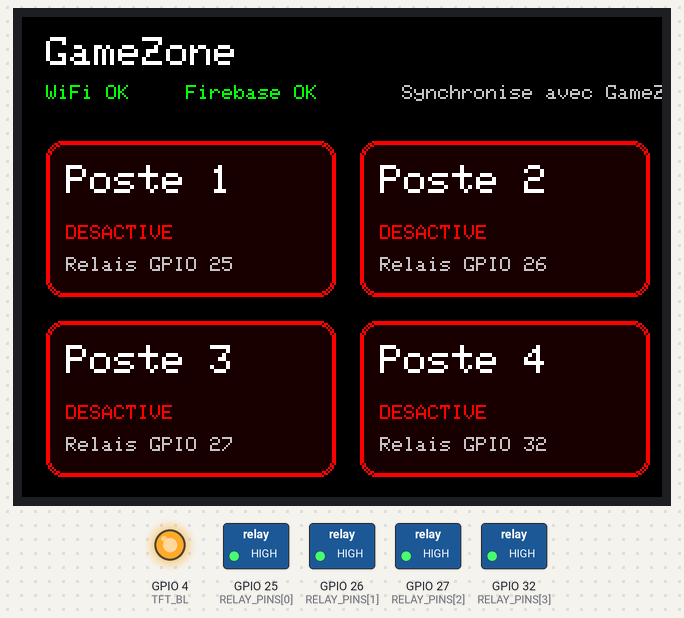
A sketch run on a simulated ESP32. Parts: 320×240 colour display, switched loads named in the sketch (green lamp = pin HIGH), output pins drawn as LEDs (lit = HIGH). WiFi joins after 1.5 s; servers stay silent unless stated; the local clock reads 2024-03-15 10:24:30 at power-on unless the sketch sets it; what the sketch prints to the serial monitor is not drawn.

Above: at 2.6 s.

The sketch:

esp32_gamezone_controller.ino
```cpp
/*
  GameZone ESP32 Controller

  Materiel cible:
  - ESP32 DevKit
  - Ecran TFT SPI 2.4 pouces 240x320, controleur ILI9341
  - Module 4 relais

  Bibliotheques Arduino IDE a installer:
  - Firebase ESP Client by Mobizt
  - Adafruit GFX Library
  - Adafruit ILI9341

  Chemin Firebase lu:
  /esp32_devices/station_1
  /esp32_devices/station_2
  /esp32_devices/station_3
  /esp32_devices/station_4

  Etats attendus depuis l'application:
  - state = "occupe" -> relais ON, carreau vert
  - state = "libre" / "en_pause" / "maintenance" -> relais OFF, carreau rouge/orange/gris
*/

#include <WiFi.h>
#include <Firebase_ESP_Client.h>
#include <Adafruit_GFX.h>
#include <Adafruit_ILI9341.h>
#include <time.h>

#include "addons/TokenHelper.h"
#include "addons/RTDBHelper.h"

// A remplacer avant le televersement.
#define WIFI_SSID "AQUOS sense3 plus"
#define WIFI_PASSWORD "123456789"

// Projet Firebase GameZone.
#define API_KEY "AIzaSyC5-sa_qW139kS6q3yBgdqmmQSQIgoRxr8"
#define DATABASE_URL "https://gamezone-108f6-default-rtdb.europe-west1.firebasedatabase.app"

// Compte autorise par les regles Firebase actuelles.
#define USER_EMAIL "admin@gmail.com"
#define USER_PASSWORD "admin123"

// TFT ILI9341 sur bus VSPI de l'ESP32.
// SCK = GPIO18, MOSI = GPIO23, MISO = GPIO19.
#define TFT_CS 5
#define TFT_DC 16
#define TFT_RST 17
#define TFT_BL 4

// Relais. La plupart des modules relais sont actifs a LOW.
// Mets RELAY_ACTIVE_LOW a false si ton module s'active avec HIGH.
const bool RELAY_ACTIVE_LOW = true;
const int RELAY_PINS[4] = {25, 26, 27, 32};

const int STATION_IDS[4] = {1, 2, 3, 4};
const char* DEFAULT_NAMES[4] = {"Poste 1", "Poste 2", "Poste 3", "Poste 4"};

FirebaseData fbdo;
FirebaseAuth auth;
FirebaseConfig config;
Adafruit_ILI9341 tft(TFT_CS, TFT_DC, TFT_RST);

struct StationState {
  String name;
  String state;
  String command;
  bool relayOn;
};

StationState stations[4];
unsigned long lastPollAt = 0;
unsigned long lastHeartbeatAt = 0;
bool screenDirty = true;

void setup() {
  Serial.begin(115200);
  delay(300);

  setupRelays();
  setupScreen();
  connectWifi();
  setupFirebase();
  initStationState();

  drawDashboard("Connexion Firebase...");
}

void loop() {
  if (WiFi.status() != WL_CONNECTED) {
    connectWifi();
    screenDirty = true;
  }

  if (Firebase.ready()) {
    const unsigned long now = millis();
    if (now - lastPollAt >= 300) {
      lastPollAt = now;
      readStationsFromFirebase();
    }

    if (now - lastHeartbeatAt >= 15000) {
      lastHeartbeatAt = now;
      sendHeartbeat();
    }
  }

  if (screenDirty) {
    drawDashboard(Firebase.ready() ? "Synchronise avec GameZone" : "Firebase hors ligne");
    screenDirty = false;
  }
}

void setupRelays() {
  for (int i = 0; i < 4; i++) {
    pinMode(RELAY_PINS[i], OUTPUT);
    setRelay(i, false);
  }
}

void setupScreen() {
  pinMode(TFT_BL, OUTPUT);
  digitalWrite(TFT_BL, HIGH);
  tft.begin();
  tft.setRotation(1); // 320 x 240, paysage.
  tft.fillScreen(ILI9341_BLACK);
  tft.setTextWrap(false);
}

void connectWifi() {
  WiFi.mode(WIFI_STA);
  WiFi.begin(WIFI_SSID, WIFI_PASSWORD);

  tft.fillScreen(ILI9341_BLACK);
  tft.setCursor(16, 24);
  tft.setTextColor(ILI9341_WHITE);
  tft.setTextSize(2);
  tft.print("GameZone IoT");
  tft.setCursor(16, 58);
  tft.setTextSize(1);
  tft.print("Connexion WiFi...");

  unsigned long startedAt = millis();
  while (WiFi.status() != WL_CONNECTED && millis() - startedAt < 20000) {
    delay(300);
    Serial.print(".");
  }

  Serial.println();
  Serial.print("WiFi: ");
  Serial.println(WiFi.status() == WL_CONNECTED ? WiFi.localIP().toString() : "echec");
}

void setupFirebase() {
  config.api_key = API_KEY;
  config.database_url = DATABASE_URL;
  auth.user.email = USER_EMAIL;
  auth.user.password = USER_PASSWORD;
  config.token_status_callback = tokenStatusCallback;

  Firebase.begin(&config, &auth);
  Firebase.reconnectWiFi(true);
}

void initStationState() {
  for (int i = 0; i < 4; i++) {
    stations[i].name = DEFAULT_NAMES[i];
    stations[i].state = "libre";
    stations[i].command = "idle";
    stations[i].relayOn = false;
  }
}

void readStationsFromFirebase() {
  if (!Firebase.RTDB.getJSON(&fbdo, "/esp32_devices")) {
    Serial.print("Lecture impossible /esp32_devices: ");
    Serial.println(fbdo.errorReason());
    return;
  }

  FirebaseJson* json = fbdo.to<FirebaseJson*>();

  for (int i = 0; i < 4; i++) {
    FirebaseJsonData data;
    String basePath = "station_" + String(STATION_IDS[i]) + "/";

    String nextName = DEFAULT_NAMES[i];
    String nextState = "libre";
    String nextCommand = "idle";

    if (json->get(data, basePath + "station_name") && data.type == "string") {
      nextName = data.stringValue;
    }
    if (json->get(data, basePath + "state") && data.type == "string") {
      nextState = data.stringValue;
    }
    if (json->get(data, basePath + "command") && data.type == "string") {
      nextCommand = data.stringValue;
    }

    bool nextRelayOn = nextState == "occupe" || nextCommand == "power_on";
    if (nextState == "libre" || nextCommand == "power_off") {
      nextRelayOn = false;
    }

    if (
      stations[i].name != nextName ||
      stations[i].state != nextState ||
      stations[i].command != nextCommand ||
      stations[i].relayOn != nextRelayOn
    ) {
      stations[i].name = nextName;
      stations[i].state = nextState;
      stations[i].command = nextCommand;
      stations[i].relayOn = nextRelayOn;
      setRelay(i, nextRelayOn);
      screenDirty = true;
    }
  }
}

void sendHeartbeat() {
  String isoNow = isoTimestamp();
  for (int i = 0; i < 4; i++) {
    String path = "/esp32_devices/station_" + String(STATION_IDS[i]) + "/last_seen_at";
    Firebase.RTDB.setString(&fbdo, path.c_str(), isoNow);
  }
}

void setRelay(int index, bool enabled) {
  const int level = RELAY_ACTIVE_LOW
    ? (enabled ? LOW : HIGH)
    : (enabled ? HIGH : LOW);
  digitalWrite(RELAY_PINS[index], level);
}

void drawDashboard(const char* message) {
  tft.fillScreen(ILI9341_BLACK);
  drawHeader(message);

  const int cardW = 145;
  const int cardH = 78;
  const int gap = 12;
  const int startX = 12;
  const int startY = 62;

  for (int i = 0; i < 4; i++) {
    int col = i % 2;
    int row = i / 2;
    int x = startX + col * (cardW + gap);
    int y = startY + row * (cardH + gap);
    drawStationCard(i, x, y, cardW, cardH);
  }
}

void drawHeader(const char* message) {
  tft.setTextColor(ILI9341_WHITE);
  tft.setTextSize(2);
  tft.setCursor(12, 10);
  tft.print("GameZone");

  tft.setTextSize(1);
  tft.setCursor(12, 34);
  tft.setTextColor(WiFi.status() == WL_CONNECTED ? ILI9341_GREEN : ILI9341_RED);
  tft.print(WiFi.status() == WL_CONNECTED ? "WiFi OK" : "WiFi OFF");

  tft.setCursor(82, 34);
  tft.setTextColor(Firebase.ready() ? ILI9341_GREEN : ILI9341_ORANGE);
  tft.print(Firebase.ready() ? "Firebase OK" : "Firebase...");

  tft.setCursor(190, 34);
  tft.setTextColor(ILI9341_LIGHTGREY);
  tft.print(message);
}

void drawStationCard(int index, int x, int y, int w, int h) {
  uint16_t color = colorForState(stations[index].state, stations[index].relayOn);
  uint16_t fill = stations[index].relayOn ? 0x0320 : 0x1800;

  tft.fillRoundRect(x, y, w, h, 8, fill);
  tft.drawRoundRect(x, y, w, h, 8, color);
  tft.drawRoundRect(x + 1, y + 1, w - 2, h - 2, 8, color);

  tft.setTextSize(2);
  tft.setTextColor(ILI9341_WHITE);
  tft.setCursor(x + 10, y + 12);
  tft.print(stations[index].name);

  tft.setTextSize(1);
  tft.setCursor(x + 10, y + 42);
  tft.setTextColor(color);
  tft.print(labelForState(stations[index].state, stations[index].relayOn));

  tft.setCursor(x + 10, y + 58);
  tft.setTextColor(ILI9341_LIGHTGREY);
  tft.print("Relais GPIO ");
  tft.print(RELAY_PINS[index]);
}

uint16_t colorForState(const String& state, bool relayOn) {
  if (relayOn || state == "occupe") return ILI9341_GREEN;
  if (state == "en_pause") return ILI9341_ORANGE;
  if (state == "maintenance") return ILI9341_DARKGREY;
  return ILI9341_RED;
}

const char* labelForState(const String& state, bool relayOn) {
  if (relayOn || state == "occupe") return "ACTIVE";
  if (state == "en_pause") return "EN PAUSE";
  if (state == "maintenance") return "MAINT.";
  return "DESACTIVE";
}

String isoTimestamp() {
  time_t now;
  time(&now);
  if (now < 100000) {
    return String(millis());
  }

  struct tm timeinfo;
  gmtime_r(&now, &timeinfo);
  char buffer[25];
  strftime(buffer, sizeof(buffer), "%Y-%m-%dT%H:%M:%SZ", &timeinfo);
  return String(buffer);
}
```
